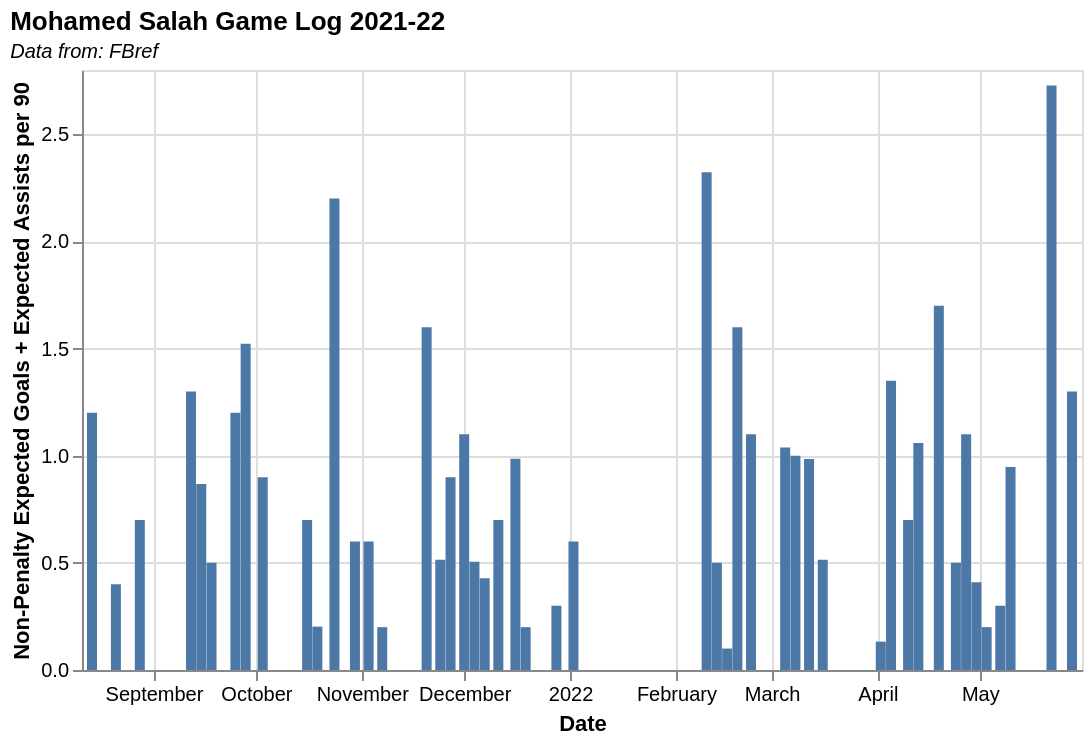

Specify this chart in Vega-Lite:
### Vega-Lite specification from a JSON file in a GitHub repository (floating-point values rounded to 4 significant figures)
{"$schema": "https://vega.github.io/schema/vega-lite/v5.json", "description": "Mohamed Salah Game Logs 2021-22", "title": {"text": "Mohamed Salah Game Log 2021-22 ", "subtitle": "Data from: FBref", "subtitleFontStyle": "italic", "subtitleFontSize": 10, "anchor": "start", "color": "black"}, "data": {"values": [{"Date": "2021-08-14", "Non-Penalty Expected Goals + Expected Assists per 90": 1.2}, {"Date": "2021-08-21", "Non-Penalty Expected Goals + Expected Assists per 90": 0.4}, {"Date": "2021-08-28", "Non-Penalty Expected Goals + Expected Assists per 90": 0.7}, {"Date": "2021-09-12", "Non-Penalty Expected Goals + Expected Assists per 90": 1.3}, {"Date": "2021-09-15", "Non-Penalty Expected Goals + Expected Assists per 90": 0.8675}, {"Date": "2021-09-18", "Non-Penalty Expected Goals + Expected Assists per 90": 0.5}, {"Date": "2021-09-25", "Non-Penalty Expected Goals + Expected Assists per 90": 1.2}, {"Date": "2021-09-28", "Non-Penalty Expected Goals + Expected Assists per 90": 1.523}, {"Date": "2021-10-03", "Non-Penalty Expected Goals + Expected Assists per 90": 0.9}, {"Date": "2021-10-16", "Non-Penalty Expected Goals + Expected Assists per 90": 0.7}, {"Date": "2021-10-19", "Non-Penalty Expected Goals + Expected Assists per 90": 0.2022}, {"Date": "2021-10-24", "Non-Penalty Expected Goals + Expected Assists per 90": 2.2}, {"Date": "2021-10-30", "Non-Penalty Expected Goals + Expected Assists per 90": 0.6}, {"Date": "2021-11-03", "Non-Penalty Expected Goals + Expected Assists per 90": 0.6}, {"Date": "2021-11-07", "Non-Penalty Expected Goals + Expected Assists per 90": 0.2}, {"Date": "2021-11-20", "Non-Penalty Expected Goals + Expected Assists per 90": 1.6}, {"Date": "2021-11-24", "Non-Penalty Expected Goals + Expected Assists per 90": 0.5143}, {"Date": "2021-11-27", "Non-Penalty Expected Goals + Expected Assists per 90": 0.9}, {"Date": "2021-12-01", "Non-Penalty Expected Goals + Expected Assists per 90": 1.1}, {"Date": "2021-12-04", "Non-Penalty Expected Goals + Expected Assists per 90": 0.5056}, {"Date": "2021-12-07", "Non-Penalty Expected Goals + Expected Assists per 90": 0.4286}, {"Date": "2021-12-11", "Non-Penalty Expected Goals + Expected Assists per 90": 0.7}, {"Date": "2021-12-16", "Non-Penalty Expected Goals + Expected Assists per 90": 0.9863}, {"Date": "2021-12-19", "Non-Penalty Expected Goals + Expected Assists per 90": 0.2}, {"Date": "2021-12-28", "Non-Penalty Expected Goals + Expected Assists per 90": 0.3}, {"Date": "2022-01-02", "Non-Penalty Expected Goals + Expected Assists per 90": 0.6}, {"Date": "2022-02-10", "Non-Penalty Expected Goals + Expected Assists per 90": 2.323}, {"Date": "2022-02-13", "Non-Penalty Expected Goals + Expected Assists per 90": 0.5}, {"Date": "2022-02-16", "Non-Penalty Expected Goals + Expected Assists per 90": 0.1}, {"Date": "2022-02-19", "Non-Penalty Expected Goals + Expected Assists per 90": 1.6}, {"Date": "2022-02-23", "Non-Penalty Expected Goals + Expected Assists per 90": 1.1}, {"Date": "2022-03-05", "Non-Penalty Expected Goals + Expected Assists per 90": 1.038}, {"Date": "2022-03-08", "Non-Penalty Expected Goals + Expected Assists per 90": 1.0}, {"Date": "2022-03-12", "Non-Penalty Expected Goals + Expected Assists per 90": 0.9844}, {"Date": "2022-03-16", "Non-Penalty Expected Goals + Expected Assists per 90": 0.5143}, {"Date": "2022-04-02", "Non-Penalty Expected Goals + Expected Assists per 90": 0.1324}, {"Date": "2022-04-05", "Non-Penalty Expected Goals + Expected Assists per 90": 1.35}, {"Date": "2022-04-10", "Non-Penalty Expected Goals + Expected Assists per 90": 0.7}, {"Date": "2022-04-13", "Non-Penalty Expected Goals + Expected Assists per 90": 1.059}, {"Date": "2022-04-19", "Non-Penalty Expected Goals + Expected Assists per 90": 1.7}, {"Date": "2022-04-24", "Non-Penalty Expected Goals + Expected Assists per 90": 0.5}, {"Date": "2022-04-27", "Non-Penalty Expected Goals + Expected Assists per 90": 1.1}, {"Date": "2022-04-30", "Non-Penalty Expected Goals + Expected Assists per 90": 0.4091}, {"Date": "2022-05-03", "Non-Penalty Expected Goals + Expected Assists per 90": 0.2}, {"Date": "2022-05-07", "Non-Penalty Expected Goals + Expected Assists per 90": 0.3}, {"Date": "2022-05-10", "Non-Penalty Expected Goals + Expected Assists per 90": 0.9474}, {"Date": "2022-05-22", "Non-Penalty Expected Goals + Expected Assists per 90": 2.727}, {"Date": "2022-05-28", "Non-Penalty Expected Goals + Expected Assists per 90": 1.3}]}, "height": 300, "width": 500, "mark": "bar", "encoding": {"x": {"field": "Date", "type": "temporal"}, "y": {"field": "Non-Penalty Expected Goals + Expected Assists per 90", "type": "quantitative"}}}
